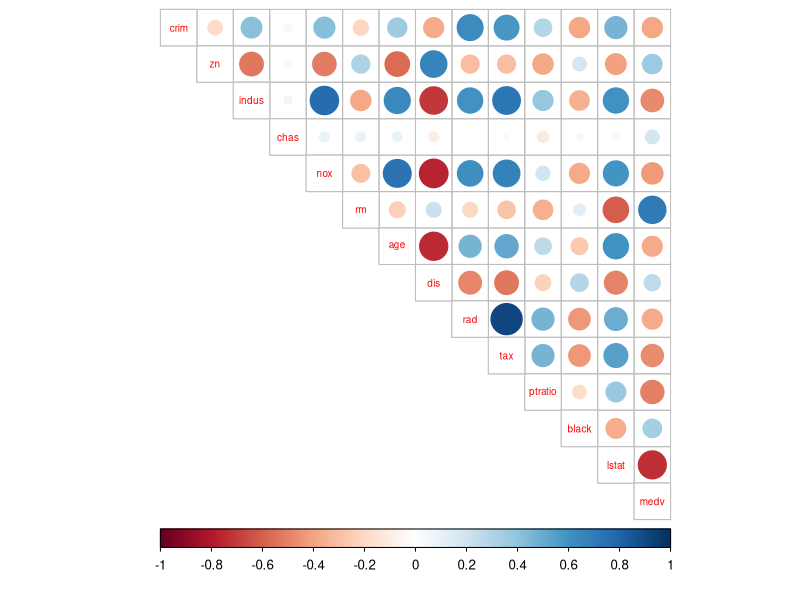
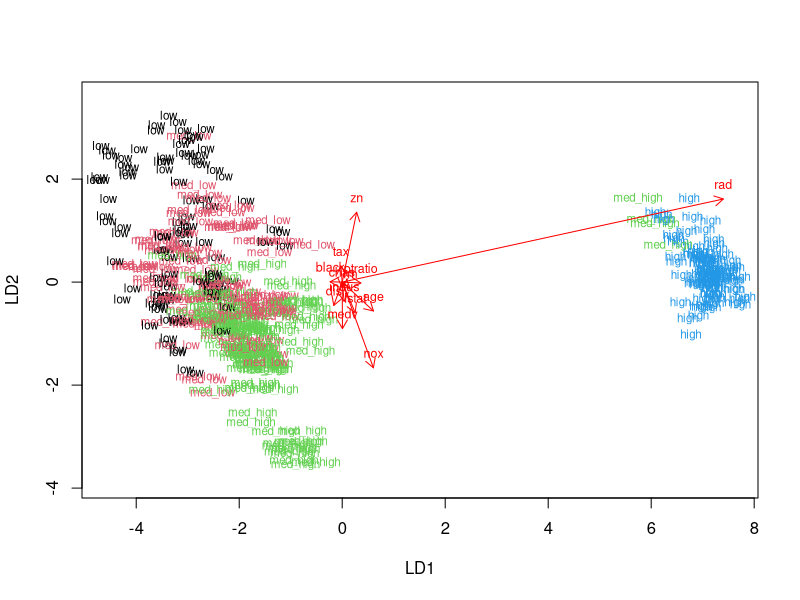
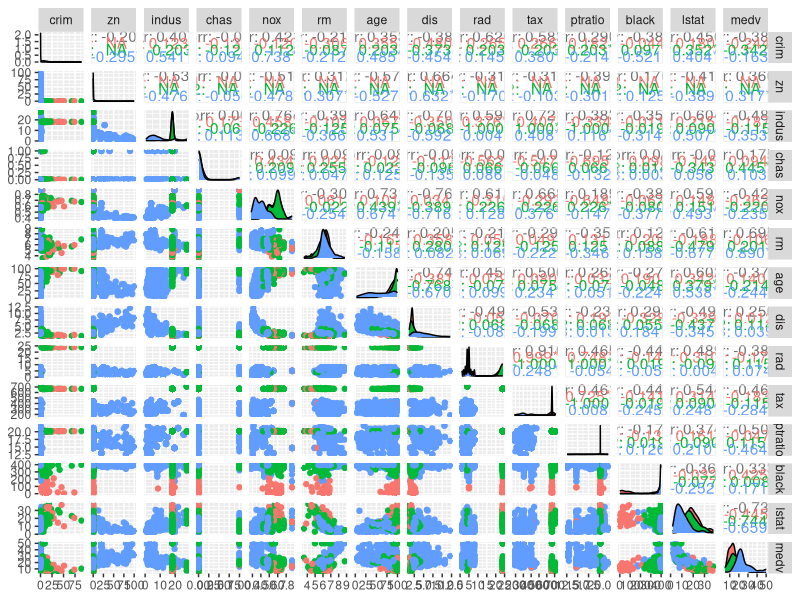
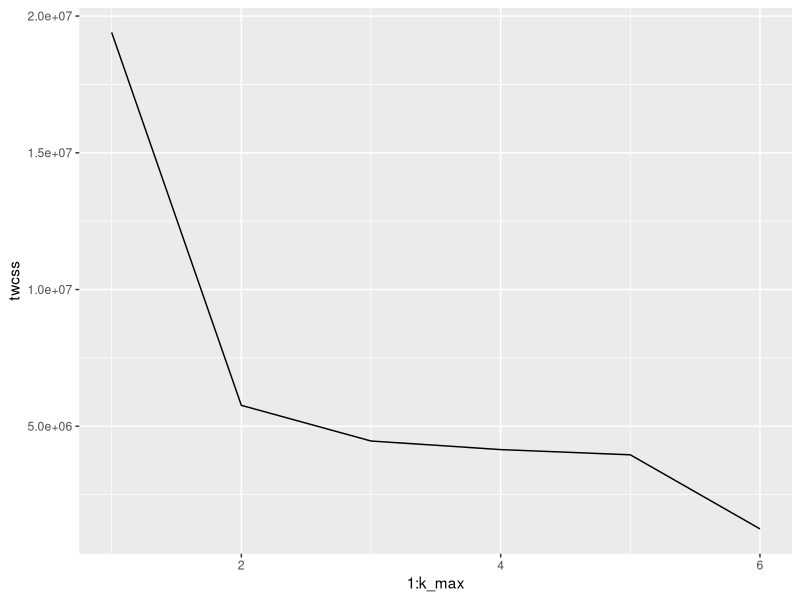
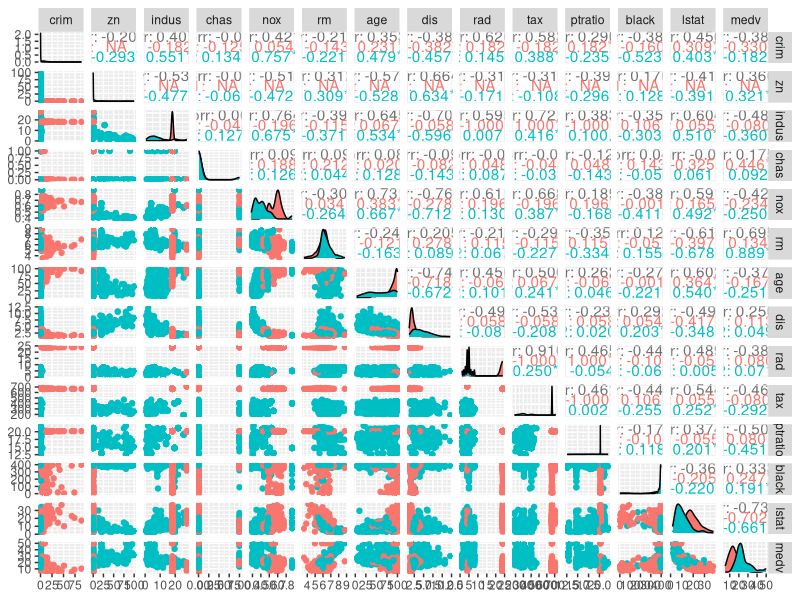
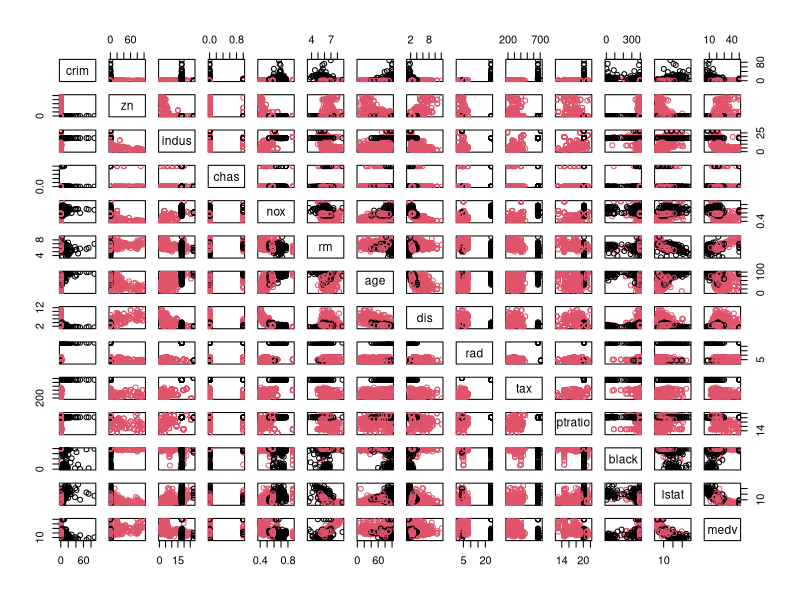

Write R code to recreate these figures, in order.
## ---- chunk 1
# Libraries
library(MASS)
library(corrplot)
library(dplyr)
library(ggplot2)
library(GGally)

# Load the Boston data from MASS:
data("Boston")

## ---- chunk 2
# Exploring the data:
dim(Boston)
str(Boston)

## ---- chunk 3
# Summary of the variables
summary(Boston)
## ---- chunk 4

# Calculating correlation matrix and rounding it
cor_matrix<-cor(Boston) %>% round(digits = 2)

# Printing the matrix
cor_matrix

# Visualizing the matrix
corrplot(cor_matrix, method="circle", type="upper", cl.pos="b", tl.pos="d", tl.cex = 0.6)

## ---- chunk 5
# Scaling the data
boston_scaled <- scale(Boston)

# Changing the class to data frame from "matrix" "array"
boston_scaled <- as.data.frame(boston_scaled)

# Summary of the scaled variables
summary(boston_scaled)

## ---- chunk 6
# Quantile vector of variable 'crim':
bins <- quantile(boston_scaled$crim)
bins

# Categorical variable 'crime':
crime <- cut(boston_scaled$crim, breaks = bins, include.lowest = TRUE, label = c("low","med_low","med_high","high"))

# Removing original 'crim'
boston_scaled <- dplyr::select(boston_scaled, -crim)

# Adding 'crime'
boston_scaled <- data.frame(boston_scaled, crime)

# Choosing randomly 80% of the rows:
n <- nrow(boston_scaled)
ind <- sample(n,  size = n * 0.8)

# Dividing to train and test sets:
train <- boston_scaled[ind,]
test <- boston_scaled[-ind,]
## ---- chunk 7
# Linear discriminant analysis
lda.fit <- lda(crime ~ ., data = train)
lda.fit

# Function for LDA biplot arrows
lda.arrows <- function(x, myscale = 1, arrow_heads = 0.1, color = "red", tex = 0.75, choices = c(1,2)){
  heads <- coef(x)
  arrows(x0 = 0, y0 = 0, 
         x1 = myscale * heads[,choices[1]], 
         y1 = myscale * heads[,choices[2]], col=color, length = arrow_heads)
  text(myscale * heads[,choices], labels = row.names(heads), 
       cex = tex, col=color, pos=3)
}

# Target classes as numeric
classes <- as.numeric(train$crime)

# Plot the LDA results
plot(lda.fit, dimen = 2, col = classes, pch = classes)
lda.arrows(lda.fit, myscale = 2)

## ---- chunk 8
# Save the correct classes from test data:
correct_classes <- test$crime

# Remove the crime variable from test data:
test <- dplyr::select(test, -crime)

# Predict classes with test data:
lda.pred <- predict(lda.fit, newdata = test)

# Cross-tabulate the results:
table(correct = correct_classes, predicted = lda.pred$class)

## ---- chunk 9
# Reload data
data('Boston')

# Standardizing and changing class to data frame
boston_scaled <- scale(Boston)
boston_scaled <- as.data.frame(boston_scaled)

# Euclidean distance matrix
dist_eu <- dist(boston_scaled)
summary(dist_eu)

# Manhattan distance matrix
dist_man <- dist(Boston, method = 'manhattan')
summary(dist_man)

# Set seed to remove randomness between runs
set.seed(123)

# Maximum number of clusters
k_max <- 6

# K-means clustering, 1st attempt before determining optimal nr of clusters
km1 <-kmeans(Boston, centers = 3)

# Visualization by ggpairs, using different colours for different clusters 
cluster1 <- as.factor(km1$cluster)
ggpairs(Boston, mapping = aes(col = cluster1))

# Calculate the total within sum of squares to find the optimal number of clusters
twcss <- sapply(1:k_max, function(k){kmeans(Boston, k)$tot.withinss})

# Visualize the results
qplot(x = 1:k_max, y = twcss, geom = 'line')

# K-means clustering
km2 <-kmeans(Boston, centers = 2)
summary(km2)

# Visualization by ggpairs, using different colours for different clusters 
cluster2 <- as.factor(km2$cluster)
ggpairs(Boston, mapping = aes(col = cluster2))

# Same with pairs function, not quite as pretty
pairs(Boston, col = cluster2)

